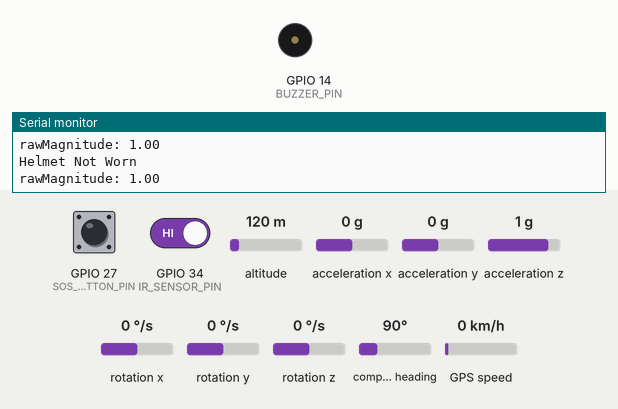
Recording of a sketch running on a simulated ESP32. Parts: buzzer (waves = sounding, pin HIGH), the last lines printed to the serial monitor. Wiring (inferred from the names in the program): MPU-6050 motion sensor at I2C address 0x68. The test bench sets the inputs (shaded band); at power-on: GPIO 34 (IR_SENSOR_PIN) HIGH, GPIO 27 (SOS_BUTTON_PIN) HIGH, altitude 120 m, acceleration x 0 g, acceleration y 0 g, acceleration z 1 g, rotation x 0 °/s, rotation y 0 °/s, rotation z 0 °/s, compass heading 90°, GPS speed 0 km/h. The GPS gets a fix after 3 s at 37.7749, -122.4194 with 8 satellites; the modem accepts every AT command (registered, SIM ready, sends succeed) and sends nothing else.

Above: at 7.5 s.
7.6 s: GPIO 34 (IR_SENSOR_PIN) driven LOW
9.3 s: GPIO 27 (SOS_BUTTON_PIN) pulled LOW for 0.15 s
At 21.4 s:
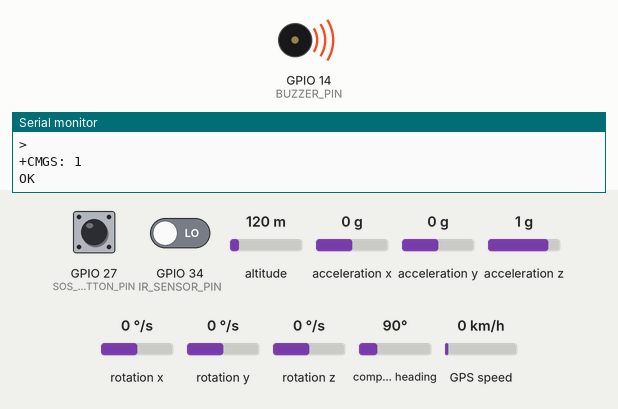
Timing chart, 0 to 23.5 s (numbered marks = the images above; inputs shaded):
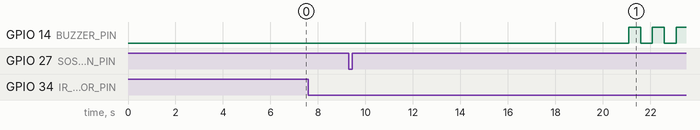

Measured:
- after the input at 9.3 s, GPIO 14 (BUZZER_PIN): alternates HIGH for 0.50 s and LOW for 0.50 s, starting after 11.8 s

The sketch:

smart_helmet.ino
```cpp
#include "config.h"
#include "IR_sensor.h"
#include "gps.h"
#include "buzzer.h"
#include "button.h"
#include "mpu6050.h"
#include "sim.h"

void sendAlertMessage();
MPU6050 imu;

void setup()
{
    Serial.begin(DEBUG_BAUD);   // DEBUG_BAUD = 115200

    // initilizing all components
    initIRSensor();
    initGPS();
    initBuzzer();
    buzzerOff();
    initButtons();
    imu.begin();            // mpu6050 initialization
    imu.calibrate(200);     // mpu6050 calibration
    initSIM();

    Serial.println("System Ready");
}

void loop()
{
    imu.update();           // update mpu6050 sensor value
    updateGPS();          // Always keep GPS updated

    float rawMagnitude = imu.getRawAccelerationMagnitude();

    if (!isHelmetWorn())        // testing false condition first, if helmet not worn then return to next loop continuously check for helmet worn
    {
        // buzzerOff();
        Serial.println("Helmet Not Worn");
        Serial.print("rawMagnitude: ");
        Serial.println(rawMagnitude);
        delay(500);

        return;
    }

    // if helmet is worn then system continue to check for accident
    Serial.println("Helmet Worn");
    Serial.print("rawMagnitude: ");
    Serial.println(rawMagnitude);
    Serial.print("Visible Satellites: ");
    Serial.println(getSatellites());

    // manual sos
    if (isSOSPressed()){
        Serial.println("Manual Alert Message!!!");
        sendAlertMessage();
        while(true){
            beep(500);
            Serial.println("BEEEEPPPPPPPPPPPP........ ");
        }
    }

    // Simulate accident automatically
    if (imu.isRealAccidentDetected())            // temprory accident simulation using push button
    {
        Serial.println("ACCIDENT DETECTED!");
        buzzerOn();
        unsigned long startTime = millis();

        // timer for cancel button
        while (millis() - startTime < ACCIDENT_DELAY)
        {
            if (isCancelPressed())
            {
                Serial.println("Alert Cancelled");

                buzzerOff();

                return;
            }
            // beep(200);
            delay(20);
        }

        // sending alert message now
        Serial.println("Automatic Alert Message!!!");
        sendAlertMessage();
        while(true){
            beep(500);
            Serial.println("BEEEEPPPPPPPPPPPP........ ");
        }

    }

    delay(500);
}

// Sends alert message
void sendAlertMessage()
{
    Serial.println("================================");
    Serial.println("Sending Emergency Alert...");
    Serial.println("================================");

    String message;

    message += "SMART HELMET EMERGENCY ALERT!\n";
    message += "Possible accident detected.\n\n";

    if (isGPSFixed())
    {
        float latitude = getLatitude();
        float longitude = getLongitude();

        Serial.println("GPS FIXED");

        Serial.print("Latitude : ");
        Serial.println(latitude, 6);

        Serial.print("Longitude: ");
        Serial.println(longitude, 6);

        Serial.print("Altitude: ");
        Serial.println(getAltitude());

        Serial.print("Speed: ");
        Serial.println(getSpeed());

        Serial.print("Satellites: ");
        Serial.println(getSatellites());

        Serial.print("Date: ");
        Serial.println(getDate());

        Serial.print("Time: ");
        Serial.println(getTime());

        Serial.print("Google Maps: ");
        Serial.println(getGoogleMapsLink());

        message += "Latitude: ";
        message += String(latitude, 6);

        message += "\nLongitude: ";
        message += String(longitude, 6);

        message += "\nTime: ";
        message += String(getTime());

        message += "\nDate: ";
        message += String(getDate());

        message += "\n\nLocation:\n";
        message += getGoogleMapsLink();
    }
    else
    {
        Serial.println("GPS FIX NOT AVAILABLE");

        Serial.print("Visible Satellites: ");
        Serial.println(getSatellites());

        message += "GPS location unavailable.\n";
        message += "Please check the rider immediately.";
    }

    simCommunication(message);

}


void simCommunication(String message){
    // Check communication
  sendCommand("AT", 1000);

  // Check SIM
  sendCommand("AT+CPIN?", 1000);

  // Check signal
  sendCommand("AT+CSQ", 1000);

  // Check network registration
  sendCommand("AT+CREG?", 1000);

  // Set SMS text mode
  sendCommand("AT+CMGF=1", 1000);

  // Send SMS
  sendSMS(EMERGENCY_PHONE, message);
}
```

IR_sensor.cpp
```cpp
#include <Arduino.h>

#include "config.h"
#include "IR_sensor.h"

void initIRSensor()
{
    pinMode(IR_SENSOR_PIN, INPUT);      // IR_SENSOR_PIN = 18
}

bool isHelmetWorn()
{
    return (digitalRead(IR_SENSOR_PIN) == HELMET_WORN);
}

int getIRValue()
{
    return digitalRead(IR_SENSOR_PIN);
}
```

IR_sensor.h
```cpp
#ifndef IR_SENSOR_H
#define IR_SENSOR_H

// Initialize IR Sensor
void initIRSensor();

// Read IR Sensor
bool isHelmetWorn();

// Get raw sensor value
int getIRValue();

#endif
```

button.cpp
```cpp
#include "button.h"
#include "config.h"

void initButtons()
{
    pinMode(SOS_BUTTON_PIN, INPUT_PULLUP);
    pinMode(CANCEL_BUTTON_PIN, INPUT_PULLUP);

    Serial.println("Buttons Initialized");
}

bool isSOSPressed()
{
    return digitalRead(SOS_BUTTON_PIN) == LOW;
}

bool isCancelPressed()
{
    return digitalRead(CANCEL_BUTTON_PIN) == LOW;
}
```

button.h
```cpp
#ifndef BUTTON_H
#define BUTTON_H

#include <Arduino.h>

void initButtons();

bool isSOSPressed();
bool isCancelPressed();

// temprory accident simulation
bool isAccidentPressed();

#endif
```

buzzer.cpp
```cpp
#include "buzzer.h"
#include "config.h"

bool buzzerState = false;

void initBuzzer()
{
    pinMode(BUZZER_PIN, OUTPUT);          // BUZZER_PIN = 14
    digitalWrite(BUZZER_PIN, LOW);
    Serial.println("Buzzer Initialized");
}

void buzzerOn()
{
    digitalWrite(BUZZER_PIN, HIGH);
    buzzerState = true;
}

void buzzerOff()
{
    digitalWrite(BUZZER_PIN, LOW);
    buzzerState = false;
}

void toggleBuzzer()
{
    buzzerState = !buzzerState;
    digitalWrite(BUZZER_PIN, buzzerState);
}

void beep(unsigned int duration)
{
    buzzerOn();
    delay(duration);
    buzzerOff();
    delay(duration);
}
```

buzzer.h
```cpp
#ifndef BUZZER_H
#define BUZZER_H

#include <Arduino.h>

void initBuzzer();

void buzzerOn();
void buzzerOff();

void toggleBuzzer();

void beep(unsigned int duration);

#endif
```

gps.cpp
```cpp
#include "gps.h"
#include <TinyGPS++.h>

// Private Objects
static TinyGPSPlus gps;               // new object named "gps" is created
static HardwareSerial gpsSerial(1);   // using UART2 (TX2,RX2) for communication

// GPS Data
static float latitude = 0.0;      // store latitude
static float longitude = 0.0;     // store longitude
static float altitude = 0.0;      // Stores altitude in meters
static float speed = 0.0;         // store speed of rider in km/h

static uint8_t satellites = 0;    // Stores the number of satellites currently being used

static String date = "";          // store current date as 04/08/2026
static String timeUTC = "";       // store current time as 14:25:32

static String googleMapLink = ""; // store google map link

static bool gpsFix = false;       // if false then no gps fix, if yes then valid position

// initilizing gps
void initGPS()
{
    gpsSerial.begin(GPS_BAUD, SERIAL_8N1, GPS_RX_PIN, GPS_TX_PIN);    // GPS_BAUD = 9600, GPS_RX_PIN = 16, GPS_TX_PIN = 17

    Serial.println("================================");
    Serial.println("GPS Initialized");
    Serial.println("Waiting for satellite fix...");
    Serial.println("================================");
}

// updating the gps locations
void updateGPS()
{
    while (gpsSerial.available())           // check for any data(byte)
    {
        gps.encode(gpsSerial.read());       // Read byte then give it to TinyGPS++
    }

    if (gps.location.isUpdated())           // check for new location
    {
        gpsFix = gps.location.isValid();    // true if the location is valid

        if (gpsFix)
        {
            latitude = gps.location.lat();
            longitude = gps.location.lng();

            altitude = gps.altitude.meters();

            speed = gps.speed.kmph();

            satellites = gps.satellites.value();

            char buffer[20];

            sprintf(buffer,
                    "%02d/%02d/%04d",
                    gps.date.day(),
                    gps.date.month(),
                    gps.date.year());

            date = String(buffer);

            // Convert UTC to Nepal Standard Time (UTC +5:45)

            // int hour = gps.time.hour();
            // int minute = gps.time.minute();
            // int second = gps.time.second();

            // // Add Nepal offset
            // minute += 45;
            // hour += 5;

            // // Handle minute overflow
            // if (minute >= 60)
            // {
            //     minute -= 60;
            //     hour++;
            // }

            // // Handle hour overflow
            // if (hour >= 24)
            // {
            //     hour -= 24;
            // }

            // char buffer[20];

            // sprintf(buffer,
            //         "%02d:%02d:%02d",
            //         hour,
            //         minute,
            //         second);

            // timeUTC = String(buffer);

            sprintf(buffer,
                    "%02d:%02d:%02d",
                    gps.time.hour(),
                    gps.time.minute(),
                    gps.time.second());

            timeUTC = String(buffer);

            googleMapLink = "https://www.google.com/maps?q=" + String(latitude, 6) + "," + String(longitude, 6);
        }
    }
}

// return true is gps is fixed
bool isGPSFixed()
{
    return gpsFix;
}

// return latitude only
float getLatitude()
{
    return latitude;
}

// retun longitude only
float getLongitude()
{
    return longitude;
}

// return altitude only
float getAltitude()
{
    return altitude;
}

// return speed only
float getSpeed()
{
    return speed;
}

// return number of setallites used
uint8_t getSatellites()
{
    return satellites;
}

// return date only
String getDate()
{
    return date;
}

// return time only
String getTime()
{
    return timeUTC;
}

String getGoogleMapsLink()
{
    return googleMapLink;
}
```

gps.h
```cpp
#ifndef GPS_H
#define GPS_H

#include <Arduino.h>
#include "config.h"

void initGPS();
void updateGPS();

bool isGPSFixed();

float getLatitude();
float getLongitude();

float getAltitude();
float getSpeed();

uint8_t getSatellites();

String getDate();
String getTime();

String getGoogleMapsLink();

#endif
```

mpu6050.cpp
```cpp
#include "mpu6050.h"
#include "config.h"
#include <math.h>

#define PWR_MGMT_1 0x6B
#define WHO_AM_I 0x75
#define ACCEL_XOUT_H 0x3B

bool MPU6050::begin() {
  Wire.begin(SDA_PIN, SCL_PIN);

  // Wake up the sensor
  writeRegister(0x6B, 0);

  uint8_t id = readRegister(0x75);

  Serial.print("WHO_AM_I = 0x");
  Serial.println(id, HEX);

  return (id == 0x72);
}

void MPU6050::writeRegister(uint8_t reg, uint8_t value) {
  Wire.beginTransmission(address);
  Wire.write(reg);
  Wire.write(value);
  Wire.endTransmission();
}

uint8_t MPU6050::readRegister(uint8_t reg) {
  Wire.beginTransmission(address);
  Wire.write(reg);
  Wire.endTransmission(false);

  Wire.requestFrom((uint8_t)address, (uint8_t)1);

  if (Wire.available())
    return Wire.read();

  return 0;
}

void MPU6050::update() {
  Wire.beginTransmission(address);
  Wire.write(ACCEL_XOUT_H);
  Wire.endTransmission(false);

  Wire.requestFrom((uint8_t)address, (uint8_t)14);

  accelX = (Wire.read() << 8) | Wire.read();
  accelY = (Wire.read() << 8) | Wire.read();
  accelZ = (Wire.read() << 8) | Wire.read();

  // Skip temperature
  Wire.read();
  Wire.read();

  gyroX = (Wire.read() << 8) | Wire.read();
  gyroY = (Wire.read() << 8) | Wire.read();
  gyroZ = (Wire.read() << 8) | Wire.read();

  float ax = accelX / 16384.0;
  float ay = accelY / 16384.0;
  float az = accelZ / 16384.0;


  filteredAccelX = lowPassFilter(ax, filteredAccelX);
  filteredAccelY = lowPassFilter(ay, filteredAccelY);
  filteredAccelZ = lowPassFilter(az, filteredAccelZ);
}

void MPU6050::calibrate(uint16_t samples) {
  Serial.println("Keep the helmet stationary...");
  delay(2000);

  float sumAx = 0;
  float sumAy = 0;
  float sumAz = 0;

  float sumGx = 0;
  float sumGy = 0;
  float sumGz = 0;

  for (uint16_t i = 0; i < samples; i++) {
    update();

    sumAx += accelX / 16384.0;
    sumAy += accelY / 16384.0;
    sumAz += accelZ / 16384.0;

    sumGx += gyroX / 131.0;
    sumGy += gyroY / 131.0;
    sumGz += gyroZ / 131.0;

    delay(5);
  }

  accelOffsetX = sumAx / samples;
  accelOffsetY = sumAy / samples;

  // Gravity should be +1 g on Z
  accelOffsetZ = (sumAz / samples) - 1.0;

  gyroOffsetX = sumGx / samples;
  gyroOffsetY = sumGy / samples;
  gyroOffsetZ = sumGz / samples;

  Serial.println("Calibration Complete!");

  Serial.print("Accel Offset X: ");
  Serial.println(accelOffsetX, 4);

  Serial.print("Accel Offset Y: ");
  Serial.println(accelOffsetY, 4);

  Serial.print("Accel Offset Z: ");
  Serial.println(accelOffsetZ, 4);

  Serial.print("Gyro Offset X: ");
  Serial.println(gyroOffsetX, 4);

  Serial.print("Gyro Offset Y: ");
  Serial.println(gyroOffsetY, 4);

  Serial.print("Gyro Offset Z: ");
  Serial.println(gyroOffsetZ, 4);
}

float MPU6050::getAccelX() {
  return filteredAccelX - accelOffsetX;
}

float MPU6050::getAccelY() {
  return filteredAccelY - accelOffsetY;
}

float MPU6050::getAccelZ() {
  return filteredAccelZ - accelOffsetZ;
}

float MPU6050::getGyroX() {
  return (gyroX / 131.0) - gyroOffsetX;
}

float MPU6050::getGyroY() {
  return (gyroY / 131.0) - gyroOffsetY;
}

float MPU6050::getGyroZ() {
  return (gyroZ / 131.0) - gyroOffsetZ;
}

float MPU6050::getAccelerationMagnitude() {
  float ax = getAccelX();
  float ay = getAccelY();
  float az = getAccelZ();

  return sqrt(ax * ax + ay * ay + az * az);
}

float MPU6050::lowPassFilter(float current, float previous) {
  return alpha * current + (1 - alpha) * previous;
}

float MPU6050::getRoll() {
  float x = getAccelX();
  float y = getAccelY();
  float z = getAccelZ();

  float roll = atan2(y, sqrt(x * x + z * z));

  return roll * 180.0 / PI;
}

float MPU6050::getPitch() {
  float x = getAccelX();
  float y = getAccelY();
  float z = getAccelZ();

  float pitch = atan2(-x, sqrt(y * y + z * z));

  return pitch * 180.0 / PI;
}

float MPU6050::getRawAccelerationMagnitude() {
  float ax = accelX / 16384.0;
  float ay = accelY / 16384.0;
  float az = accelZ / 16384.0;

  return sqrt(ax * ax + ay * ay + az * az);
}

bool MPU6050::isRealAccidentDetected(){
  if (getRawAccelerationMagnitude() > ACCIDENT_THRESHOLD) {
    return true;
  }
  else{
    return false;
  }
}
```

mpu6050.h
```cpp
#ifndef MPU6050_H
#define MPU6050_H

#include <Arduino.h>
#include <Wire.h>

class MPU6050 {
public:
  bool begin();
  void update();

  void calibrate(uint16_t samples = 200);

  float getAccelX();
  float getAccelY();
  float getAccelZ();

  float getGyroX();
  float getGyroY();
  float getGyroZ();

  float getAccelerationMagnitude();
  float getRawAccelerationMagnitude();
  bool isRealAccidentDetected();

  float getRoll();
  float getPitch();

private:
  const uint8_t address = 0x68;

  int16_t accelX;
  int16_t accelY;
  int16_t accelZ;

  int16_t gyroX;
  int16_t gyroY;
  int16_t gyroZ;

  float accelOffsetX = 0;
  float accelOffsetY = 0;
  float accelOffsetZ = 0;

  float gyroOffsetX = 0;
  float gyroOffsetY = 0;
  float gyroOffsetZ = 0;

  float filteredAccelX = 0;
  float filteredAccelY = 0;
  float filteredAccelZ = 0;

  float alpha = 0.2;

  float lowPassFilter(float current, float previous);

  void writeRegister(uint8_t reg, uint8_t value);
  uint8_t readRegister(uint8_t reg);
};

#endif
```

sim.cpp
```cpp
#include "sim.h"
#include "config.h"

static HardwareSerial sim800(2);

void initSIM(){
    Serial.begin(115200);

    // Start communication with SIM800L
    sim800.begin(9600, SERIAL_8N1, GSM_RX_PIN , GSM_TX_PIN );

    Serial.println("Initializing SIM800L...");
    delay(3000);

}


void sendCommand(String command, int waitTime) {

  Serial.println(">> " + command);

  sim800.println(command);

  delay(waitTime);

  while (sim800.available()) {
    Serial.write(sim800.read());
  }
}

void sendSMS(String phoneNumber, String message) {

  Serial.println("Sending SMS...");

  // Tell SIM800L the recipient
  sim800.print("AT+CMGS=\"");
  sim800.print(phoneNumber);
  sim800.println("\"");

  delay(1000);

  // Send message
  sim800.print(message);

  delay(500);

  // CTRL+Z (ASCII 26) tells SIM800L to send the SMS
  sim800.write(26);

  Serial.println("SMS command sent.");

  // Wait for network/SMS response
  delay(5000);

  while (sim800.available()) {
    Serial.write(sim800.read());
  }
}
```

sim.h
```cpp
#ifndef SIM_H
#define SIM_H

#include <Arduino.h>

void initSIM();
void sendCommand(String command, int waitTime);
void sendSMS(String phoneNumber, String message);

#endif
```

config.h
```cpp
#ifndef CONFIG_H
#define CONFIG_H


// MPU6050 (I2C)
#define SDA_PIN             21
#define SCL_PIN             22


// GPS (UART2)
#define GPS_RX_PIN          19      //
#define GPS_TX_PIN          18      // ESP32 transmits (TX2) to GPS RX


// SIM800L (UART1)
#define GSM_RX_PIN          16      // ESP32 receives from GSM TX
#define GSM_TX_PIN          17      // ESP32 transmits to GSM RX


// IR Sensor
#define IR_SENSOR_PIN       34


// Active Buzzer
#define BUZZER_PIN          14


// Push Buttons
#define SOS_BUTTON_PIN      27
#define CANCEL_BUTTON_PIN   33


// SERIAL BAUD RATES
#define DEBUG_BAUD          115200
#define GPS_BAUD            9600
#define GSM_BAUD            9600


// ACCIDENT DETECTION PARAMETERS
// Acceleration threshold (g)
#define ACCIDENT_THRESHOLD      2.0
// Helmet tilt angle (degree)
#define TILT_THRESHOLD          60
// Accident confirmation delay (ms)
#define ACCIDENT_DELAY          5000


// GPS SETTINGS
#define GPS_TIMEOUT         10000      // milliseconds
// GSM SETTINGS
#define EMERGENCY_PHONE "+9779816404913"


// BUZZER SETTINGS
#define BUZZER_ON           HIGH
#define BUZZER_OFF          LOW
#define BUZZER_DURATION     500


// IR SENSOR LOGIC
// Change this if your sensor behaves opposite
#define HELMET_WORN         LOW     // because detect = 0 output by IR
#define HELMET_NOT_WORN     HIGH


// BUTTON LOGIC
#define BUTTON_PRESSED      LOW
#define BUTTON_RELEASED     HIGH


#endif
```
